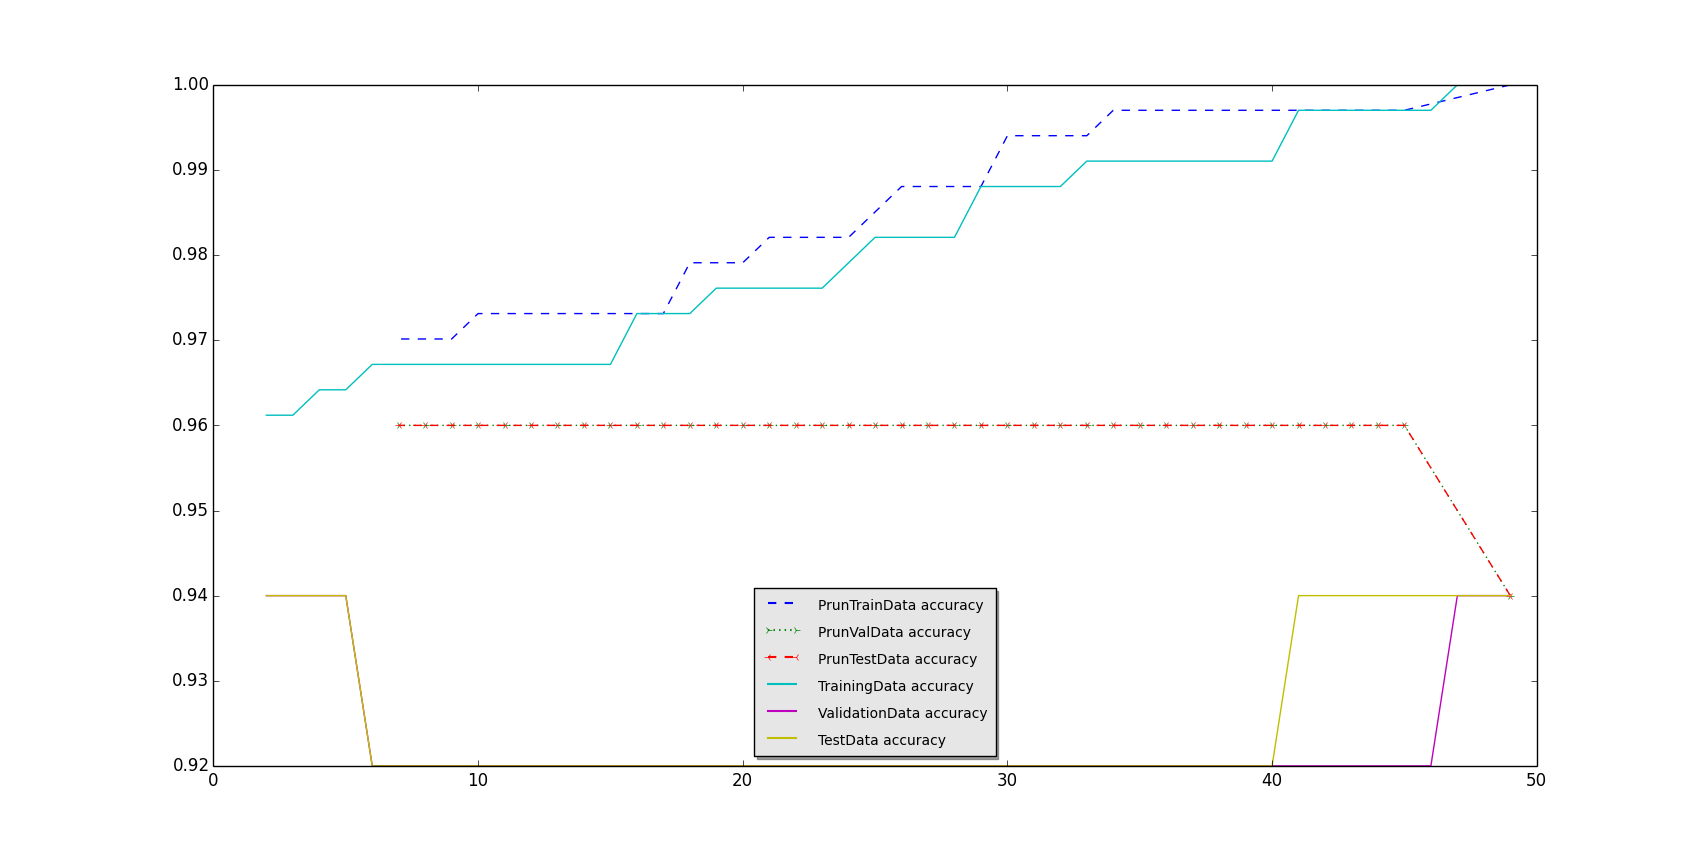

Python code for this plot:
from __future__ import division
import sys,math,random
from pprint import pprint
import matplotlib.pyplot as plt
import random as rand

class Node:
	numNodes = 0
	def __init__(self):
		self.data = None
		self.splitAttr = None
		self.leftNode = None
		self.midNode = None
		self.rightNode = None
		self.majorInPar = None;
		Node.numNodes+=1

	def depth(self):
		ldepth = self.leftNode.depth() if self.leftNode else 0
		rdepth = self.rightNode.depth() if self.rightNode else 0
		mdepth = self.midNode.depth() if self.midNode else 0
		return max(ldepth,rdepth,mdepth)+1

	def findNumNodes(self):
		lnodes = self.leftNode.findNumNodes() if self.leftNode else 0
		midnodes = self.midNode.findNumNodes() if self.midNode else 0
		rnodes = self.rightNode.findNumNodes() if self.rightNode else 0
		return (lnodes+midnodes+rnodes+1)

classifier = Node()
classifierSafeCopy = classifier
xnumNodes = []
trainaccuracy = []
validaccuracy = []
testaccuracy = []

prunNumNodes = []
prunTrainAcc = [] 
prunValAcc = [] 
prunTestAcc = [] 

traindata = None
validationdata = None
testdata = None


def findError(attr,data):
	errMat = [[0,0],[0,0],[0,0]]
	totEx = 1.0*len(data)
	if (totEx==0):
		print "Error in findError ..."
		exit(1)
	for ex in data:
		errMat[ex[attr]+1][ex[0]] += 1
	numOfZero = 0
	err = 0.0
	for out in errMat:
		if ((out[0]+out[1])!=0):
			temp = ((out[0]+out[1])/totEx)*((1.0*min(out[0],out[1]))/(out[0]+out[1]))
			err += temp
		else:
			numOfZero += 1
	if (numOfZero>=3):
		# this cannot happen
		print "Error in findError - 1!!"
		exit(1)
	return err

def chooseBestAttrError(data,attrset):
	# Choose on error
	if len(data)==0:
		print "ERROR in chooseBestAttr!!"
		exit(1)
	numAttr = len(data[0])-1
	minError = 1.0*(10**9)
	minErrorNo = -1
	for attrNo in xrange(1,numAttr+1):
		if not(attrset[attrNo-1]):
			# means that this attrNo is false in attrset
			continue
		# this attr is allowed
		err = findError(attrNo,data)
		if (err<minError):
			minError = err
			minErrorNo = attrNo
	if (minErrorNo == -1) or (minErrorNo == 0):
		# means that no attribute has error less than 10**9
		print "Error in chooseBestAttr - 1!!"
		exit(1)
	return minErrorNo

def findCondEntr(attr,data):
	errMat = [[0,0],[0,0],[0,0]]
	totEx = 1.0*len(data)
	if (totEx==0):
		print "Error in findCondEntr ..."
		exit(1)
	for ex in data:
		errMat[ex[attr]+1][ex[0]] += 1
	numOfZero = 0
	err = 0.0
	for out in errMat:
		temp = out[0]+out[1]
		if (temp!=0):
			prob = (1.0*temp)/totEx
			condp0 = (1.0*out[0])/temp
			condp1 = (1.0*out[1])/temp
			temp2 = 0.0
			temp2 += (condp0*math.log(condp0,2) if (condp0!=0) else 0.0)
			temp2 += (condp1*math.log(condp1,2) if (condp1!=0) else 0.0)
			err += (prob*(-1*temp2))
		else:
			numOfZero += 1
	# if (numOfZero>=2): return -1
	return err

def chooseBestAttrEntropy(data,attrset):
	# Choose on entropy
	if len(data)==0:
		print "ERROR in chooseBestAttr!!"
		exit(1)
	numAttr = len(data[0])-1
	minError = 1.0*(10**9)
	minErrorNo = -1
	for attrNo in xrange(1,numAttr+1):
		if not(attrset[attrNo-1]):
			# means that this attrNo is false in attrset
			continue
		# this attr is allowed
		err = findCondEntr(attrNo,data)
		if (err<minError):
			minError = err
			minErrorNo = attrNo
	if (minErrorNo == -1) or (minErrorNo == 0):
		# means that no attribute has error less than 10**9
		print "Error in chooseBestAttr - 1!!"
		exit(1)
	return minErrorNo

def splitOnAttr(spAttr,data):
	dataneg,datazero,datapos=[[],[]],[[],[]],[[],[]]
	for example in data:
		if (example[spAttr]==-1): dataneg[example[0]].append(example)
		elif (example[spAttr]==0): datazero[example[0]].append(example)
		elif (example[spAttr]==1): datapos[example[0]].append(example)
		else:
			print "Error in splitOnAttr - ",example[spAttr]
			exit(1)
	return [dataneg,datazero,datapos]

# use classi to predict ex
def predictSingle(ex,classi):
	spatt = classi.splitAttr
	if (classi.leftNode==None) and (classi.midNode == None) and (classi.rightNode == None):
		# This means this is a leaf node
		l0 = len(classi.data[0])
		l1 = len(classi.data[1])
		if (l0>l1): return 0
		elif (l0<l1): return 1
		else:
			# the equal case
			if (classi.majorInPar) and (l0==0):
				return classi.majorInPar
			return 1

	# recursive case
	
	spatt-=1 # classi.splitAttr was in [1..16] but i need it in [0..15]
	curattrval = ex[spatt]
	gonode = None
	if (curattrval==-1): gonode = classi.leftNode
	elif (curattrval==0): gonode = classi.midNode
	elif (curattrval==1): gonode = classi.rightNode
	else:
		print  "Error - the curattr is something unknown",curattr
		exit(1)
	if gonode==None:
		# now use majority prediction with training data going on curattrval
		splitdata = splitOnAttr(spatt+1,classi.data[0]+classi.data[1])
		onthisway = splitdata[curattrval+1]
		l0 = len(onthisway[0])
		l1 = len(onthisway[1])
		if (l0>l1): return 0
		elif (l0<l1): return 1
		else:
			# the equal case
			if (classi.majorInPar) and (l0==0):
				return classi.majorInPar
			return 1
	else:
		return predictSingle(ex,gonode)

def findAccuracy(nnodes,trainacc,valacc,testacc,root):
	global traindata,validationdata,testdata
	# find the accuracy on train,validation and test data
	classifierOri = root
	curNumnodes = classifierOri.findNumNodes()
	trainCorrect = 0
	validCorrect = 0
	testCorrect = 0
	trd = traindata[0]+traindata[1]
	vld = validationdata[0]+validationdata[1]
	tstd = testdata[0]+testdata[1]
	# now find the accuracy over train , validation and test
	for ex in trd:
		c1 = classifierOri
		prediction = predictSingle(ex[1:],c1)
		if not((prediction==0) or (prediction==1)):
			print "predictSingle not working !!",prediction
			exit(1)
		if (prediction == ex[0]): trainCorrect += 1

	for ex in vld:
		c1 = classifierOri
		prediction = predictSingle(ex[1:],c1)
		if not((prediction==0) or (prediction==1)):
			print "predictSingle not working !!",prediction
			exit(1)
		if (prediction == ex[0]): validCorrect += 1

	for ex in tstd:
		c1 = classifierOri
		prediction = predictSingle(ex[1:],c1)
		if not((prediction==0) or (prediction==1)):
			print "predictSingle not working !!",prediction
			exit(1)
		if (prediction == ex[0]): testCorrect += 1

	nnodes.append(curNumnodes)
	trainacc.append((1.0*trainCorrect)/len(trd))
	valacc.append((1.0*validCorrect)/len(vld))
	testacc.append((1.0*testCorrect)/len(tstd))

def growTree(inpd,curNode,attrset):
	global xnumNodes,trainaccuracy,validaccuracy,testaccuracy,classifier
	c1 = classifier
	[data0,data1] = inpd
	curNode.data = [data0,data1] #inpdata is a list = [data0,data1]

	findAccuracy(xnumNodes,trainaccuracy,validaccuracy,testaccuracy,c1)

	l0 = len(data0)
	l1 = len(data1)
	if (l0==0) or (l1==0) or (sum(attrset)==0):
		return

	# use entropy as the metric to split on
	spAttr = chooseBestAttrEntropy(data0+data1,attrset) # spAttr is in [1..maxattr]
	curNode.splitAttr = spAttr
	[dataneg,datazero,datapos] = splitOnAttr(spAttr,data0+data1) # dataneg,datazero and datapos are 2*1 lists

	newattrset = [x for x in attrset]
	newattrset[spAttr-1] = False

	leftn = Node()
	curNode.leftNode = leftn
	leftn.majorInPar = ((0 if (l0>l1) else 1) if (l0!=l1) else None)
	growTree(dataneg,leftn,newattrset)

	midn = Node()
	curNode.midNode = midn
	midn.majorInPar = ((0 if (l0>l1) else 1) if (l0!=l1) else None)
	growTree(datazero,midn,newattrset)	
	
	rightn = Node()
	curNode.rightNode = rightn
	rightn.majorInPar = ((0 if (l0>l1) else 1) if (l0!=l1) else None)
	growTree(datapos,rightn,newattrset)

def readFile(filename):
	fid = open(filename,'r')
	lines = fid.read().splitlines()
	data = [[0 for x in xrange(len(lines[0].split(',')))] for x in xrange(len(lines))]
	for i,line in enumerate(lines):
		arr = line.split(',')
		for j,val in enumerate(arr):
			if j==0:
				# 0 for democrat and 1 for republican
				if (val=='democrat'):
					data[i][0] = 0
				elif (val=='republican'):
					data[i][0] = 1
				else:
					print "Input File error."
					exit(1)
			else:
				# -1 for no, +1 for yes, 0 for unknown - ?
				if (val=='y'): 
					data[i][j] = 1;
				elif (val=='n'): 
					data[i][j] = -1;
				elif (val=='?'): 
					data[i][j] = 0;
				else:
					print "Error reading the file at line ",i,j
					exit(1)
	data0 = []
	data1 = []
	for ex in data:
		if (ex[0]==1):data1.append(ex)
		else: data0.append(ex)
	return [data0,data1]

def findValAcc(root):
	global validationdata
	vld = validationdata[0]+validationdata[1]
	validCorrect = 0
	for ex in vld:
		prediction = predictSingle(ex[1:],root)
		if not((prediction==0) or (prediction==1)):
			print "predictSingle not working !!"
			exit(1)
		if (prediction == ex[0]): validCorrect += 1

	return (1.0*validCorrect)/len(vld)

def pruneStep(curNode,root,oriValAcc):
	maxi,par,child = oriValAcc,None,None
	if (curNode.leftNode):
		temp = curNode.leftNode
		curNode.leftNode = None
		a1 = findValAcc(root)

		curNode.leftNode = temp
		[a2,apar,achnum] = pruneStep(curNode.leftNode,root,oriValAcc)
		if (a1>a2) and (a1>=maxi):
			maxi = a1
			par = curNode
			child = 0
		elif (a2>=a1) and (a2>=maxi):
			maxi = a2
			par = apar
			child = achnum

	if (curNode.midNode):
		temp = curNode.midNode
		curNode.midNode = None
		a1 = findValAcc(root)

		curNode.midNode = temp
		[a2,apar,achnum] = pruneStep(curNode.midNode,root,oriValAcc)
		if (a1>a2) and (a1>=maxi):
			maxi = a1
			par = curNode
			child = 1
		elif (a2>=a1) and (a2>=maxi):
			maxi = a2
			par = apar
			child = achnum
	
	if (curNode.rightNode):
		temp = curNode.rightNode
		curNode.rightNode = None
		a1 = findValAcc(root)
		
		curNode.rightNode = temp
		[a2,apar,achnum] = pruneStep(curNode.rightNode,root,oriValAcc)
		if (a1>a2) and (a1>=maxi):
			maxi = a1
			par = curNode
			child = 2
		elif (a2>=a1) and (a2>=maxi):
			maxi = a2
			par = apar
			child = achnum
	if (child!=None):
		# means child is not none - and hence has been updatad
		return [maxi,par,child]
	else:
		return [-1,None,None]

def prune():
	global classifier,prunNumNodes,prunTrainAcc,prunValAcc,prunTestAcc
	curacc = findValAcc(classifier)
	classifierOri = classifier
	c1 = classifierOri
	c2 = classifierOri
	[newacc,par,child] = pruneStep(c1,c2,curacc)
	findAccuracy(prunNumNodes,prunTrainAcc,prunValAcc,prunTestAcc,classifierOri)
	while(newacc>=curacc):
		if (child==0):
			par.leftNode = None
		elif (child==1):
			par.midNode = None
		elif (child==2):
			par.rightNode = None
		else:
			print "Some errror in prune"
			exit(1)
		if (par.leftNode==None) and (par.midNode==None) and (par.rightNode==None):
			# means this parent's all 3 children have been pruned
			par.splitAttr = None
		curacc = newacc
		c1 = classifierOri
		c2 = classifierOri
		[newacc,par,child] = pruneStep(c1,c2,curacc)
		findAccuracy(prunNumNodes,prunTrainAcc,prunValAcc,prunTestAcc,classifierOri)
	return curacc


traindata = readFile('train.data')
validationdata = readFile('validation.data')
testdata = readFile('test.data')

c3 = classifier
growTree(traindata,c3,[True for x in xrange(16)])
print 'The built tree depth = ',classifier.depth()
print 'The built tree\'s number of nodes = ',classifier.findNumNodes()
prune()
print 'The final number of nodes obtained after pruning = ', classifier.findNumNodes()

trainaccuracy=trainaccuracy[1:]
validaccuracy=validaccuracy[1:]
testaccuracy=testaccuracy[1:]
xnumNodes=xnumNodes[1:]

# Create plots with pre-defined labels.
fig, ax = plt.subplots()
ax.plot(prunNumNodes, prunTrainAcc,'--', label='PrunTrainData accuracy')
ax.plot(prunNumNodes, prunValAcc, marker='2', ls=':', label='PrunValData accuracy')
ax.plot(prunNumNodes, prunTestAcc, marker='3' , ls='--',label='PrunTestData accuracy')

ax.plot(xnumNodes, trainaccuracy, label='TrainingData accuracy')
ax.plot(xnumNodes, validaccuracy, label='ValidationData accuracy')
ax.plot(xnumNodes, testaccuracy,  label='TestData accuracy')

# Now add the legend with some customizations.
legend = ax.legend(loc='lower center', shadow=True)

# The frame is matplotlib.patches.Rectangle instance surrounding the legend.
frame = legend.get_frame()
frame.set_facecolor('0.90')

# Set the fontsize
for label in legend.get_texts():
    label.set_fontsize('small')

for label in legend.get_lines():
    label.set_linewidth(1.5)  # the legend line width

plt.show()
